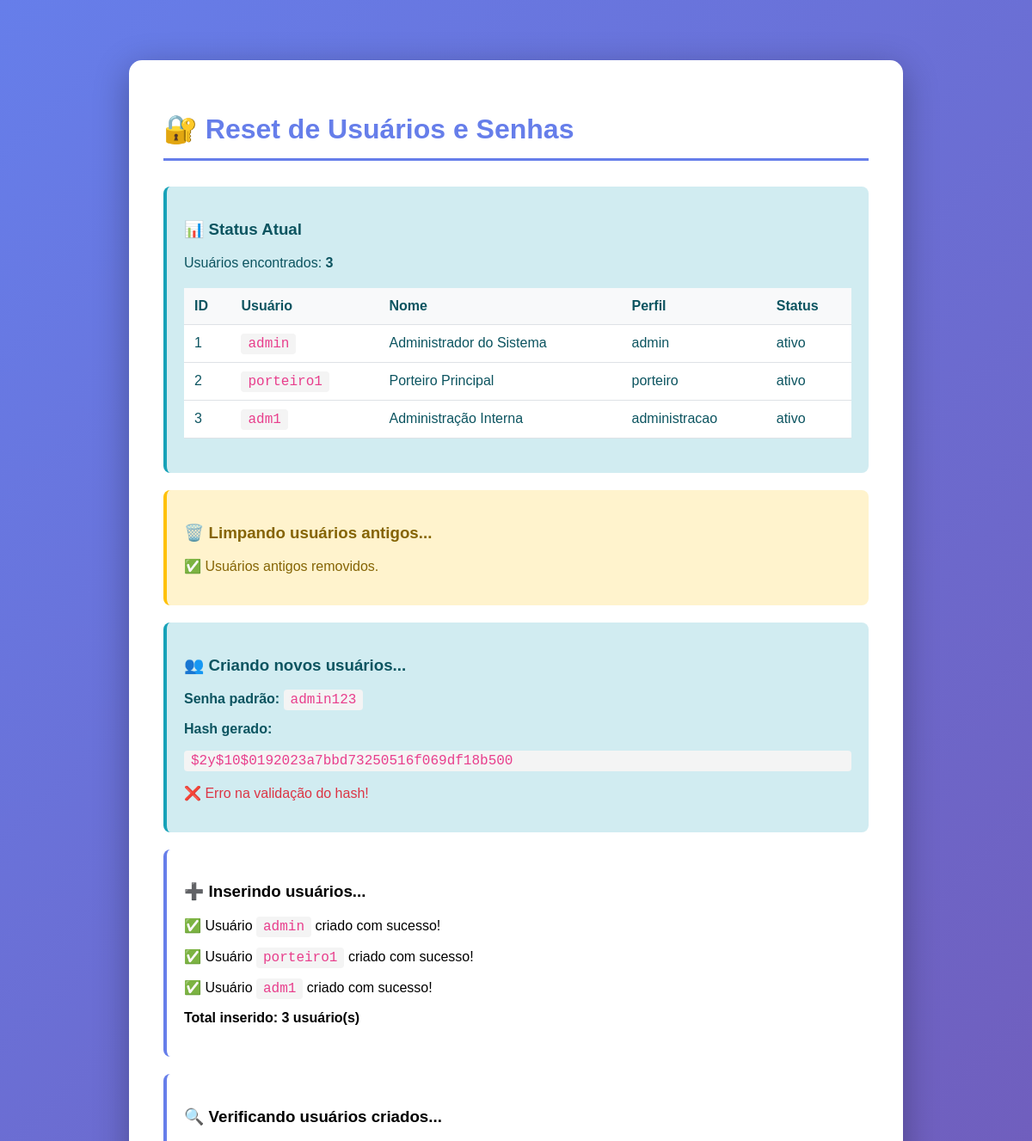
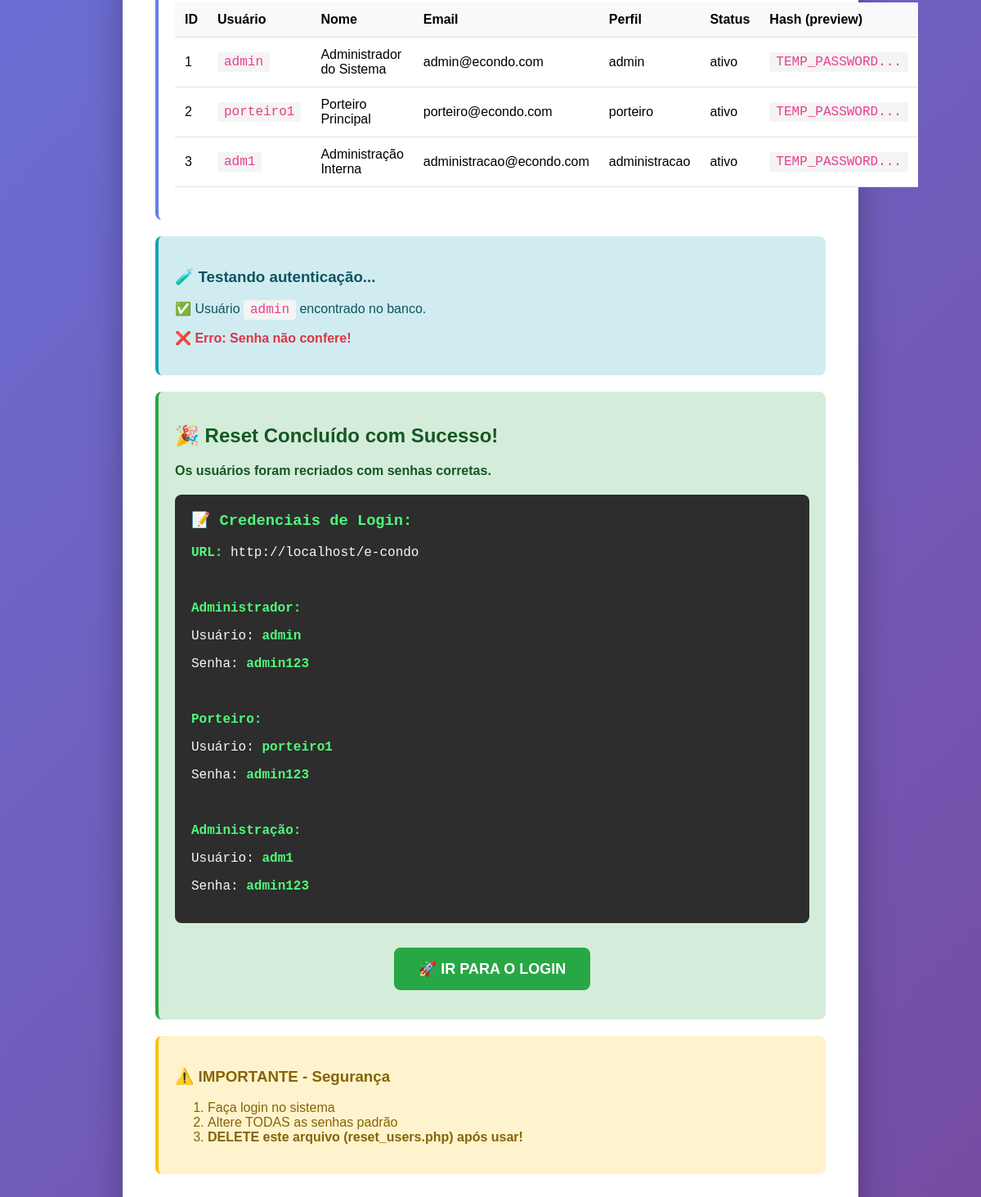
The page /reset_users.php on the database its author committed (2 pictures, top to bottom).
### tables this page shows
CREATE TABLE IF NOT EXISTS users (
    id INT AUTO_INCREMENT PRIMARY KEY,
    username VARCHAR(50) NOT NULL UNIQUE,
    password VARCHAR(255) NOT NULL,
    full_name VARCHAR(100) NOT NULL,
    email VARCHAR(100) NOT NULL,
    role ENUM('admin', 'porteiro', 'administracao') NOT NULL DEFAULT 'porteiro',
    status ENUM('ativo', 'inativo') NOT NULL DEFAULT 'ativo',
    created_at TIMESTAMP DEFAULT CURRENT_TIMESTAMP,
    updated_at TIMESTAMP DEFAULT CURRENT_TIMESTAMP ON UPDATE CURRENT_TIMESTAMP,
    INDEX idx_username (username),
    INDEX idx_role (role),
    INDEX idx_status (status)
);

### reset_users.php (the view, shortened to what this page needs)
<!DOCTYPE html>
<html lang="pt-BR">
<head>
</head>
<body>
    <div class="container">
        <h1>🔐 Reset de Usuários e Senhas</h1>
<?php
try {
    $db = Database::getInstance();
    $pdo = $db->getConnection();
    echo "<div class='box info'>";
    echo "<h3>📊 Status Atual</h3>";
    $stmt = $pdo->query("SELECT id, username, full_name, role, status FROM users");
    $existing_users = $stmt->fetchAll();
    if (count($existing_users) > 0) {
        echo "<p>Usuários encontrados: <strong>" . count($existing_users) . "</strong></p>";
        echo "<table>";
        echo "<tr><th>ID</th><th>Usuário</th><th>Nome</th><th>Perfil</th><th>Status</th></tr>";
        foreach ($existing_users as $user) {
            echo "<tr>";
            echo "<td>{$user['id']}</td>";
            echo "<td><code>{$user['username']}</code></td>";
            echo "<td>{$user['full_name']}</td>";
            echo "<td>{$user['role']}</td>";
            echo "<td>{$user['status']}</td>";
            echo "</tr>";
        }
        echo "</table>";
    } else {
        echo "<p>⚠️ Nenhum usuário encontrado no banco.</p>";
    }
    echo "</div>";
    echo "<div class='box warning'>";
    echo "<h3>🗑️ Limpando usuários antigos...</h3>";
    $pdo->exec("DELETE FROM users");
    echo "<p>✅ Usuários antigos removidos.</p>";
    echo "</div>";
    echo "<div class='box info'>";
    echo "<h3>👥 Criando novos usuários...</h3>";
    $password = 'admin123';
    $hash = password_hash($password, PASSWORD_DEFAULT);
    echo "<p><strong>Senha padrão:</strong> <code>{$password}</code></p>";
    echo "<p><strong>Hash gerado:</strong></p>";
    echo "<code style='word-break: break-all; display: block; margin: 10px 0;'>{$hash}</code>";
    if (password_verify($password, $hash)) {
        echo "<p style='color: #28a745;'>✅ Hash validado com sucesso!</p>";
    } else {
        echo "<p style='color: #dc3545;'>❌ Erro na validação do hash!</p>";
    }
    echo "</div>";
    echo "<div class='box'>";
    echo "<h3>➕ Inserindo usuários...</h3>";
    $users = [
        ['admin', 'Administrador do Sistema', 'admin@econdo.com', 'admin'],
        ['porteiro1', 'Porteiro Principal', 'porteiro@econdo.com', 'porteiro'],
        ['adm1', 'Administração Interna', 'administracao@econdo.com', 'administracao']
    ];
    $inserted = 0;
    foreach ($users as $user) {
        try {
            echo "<p>✅ Usuário <code>{$user[0]}</code> criado com sucesso!</p>";
            $inserted++;
        } catch (PDOException $e) {
            echo "<p style='color: #dc3545;'>❌ Erro ao criar {$user[0]}: {$e->getMessage()}</p>";
        }
    }
    echo "<p><strong>Total inserido: {$inserted} usuário(s)</strong></p>";
    echo "</div>";
    echo "<div class='box'>";
    echo "<h3>🔍 Verificando usuários criados...</h3>";
    $stmt = $pdo->query("SELECT id, username, full_name, email, role, status, LEFT(password, 20) as pwd_preview FROM users ORDER BY id");
    $new_users = $stmt->fetchAll();
    echo "<table>";
    echo "<tr><th>ID</th><th>Usuário</th><th>Nome</th><th>Email</th><th>Perfil</th><th>Status</th><th>Hash (preview)</th></tr>";
    foreach ($new_users as $user) {
        echo "<tr>";
        echo "<td>{$user['id']}</td>";
        echo "<td><code>{$user['username']}</code></td>";
        echo "<td>{$user['full_name']}</td>";
        echo "<td>{$user['email']}</td>";
        echo "<td>{$user['role']}</td>";
        echo "<td>{$user['status']}</td>";
        echo "<td><code>{$user['pwd_preview']}...</code></td>";
        echo "</tr>";
    }
    echo "</table>";
    echo "</div>";
    echo "<div class='box info'>";
    echo "<h3>🧪 Testando autenticação...</h3>";
    $test_username = 'admin';
    $test_password = 'admin123';
    $stmt = $pdo->prepare("SELECT password FROM users WHERE username = ? AND status = 'ativo'");
    $stmt->execute([$test_username]);
    $user = $stmt->fetch();
    if ($user) {
        echo "<p>✅ Usuário <code>{$test_username}</code> encontrado no banco.</p>";
        if (password_verify($test_password, $user['password'])) {
            echo "<p style='color: #28a745; font-weight: bold; font-size: 18px;'>✅ AUTENTICAÇÃO FUNCIONANDO! Senha verificada com sucesso!</p>";
        } else {
            echo "<p style='color: #dc3545; font-weight: bold;'>❌ Erro: Senha não confere!</p>";
        }
    } else {
        echo "<p style='color: #dc3545;'>❌ Usuário não encontrado!</p>";
    }
    echo "</div>";
    echo "<div class='box success'>";
    echo "<h2>🎉 Reset Concluído com Sucesso!</h2>";
    echo "<p><strong>Os usuários foram recriados com senhas corretas.</strong></p>";
    echo "<div class='credentials'>";
    echo "<h3 style='color: #50fa7b; margin-top: 0;'>📝 Credenciais de Login:</h3>";
    echo "<p><strong>URL:</strong> http://localhost/e-condo</p>";
    echo "<br>";
    echo "<p><strong>Administrador:</strong></p>";
    echo "<p>Usuário: <strong>admin</strong></p>";
    echo "<p>Senha: <strong>admin123</strong></p>";
    echo "<br>";
    echo "<p><strong>Porteiro:</strong></p>";
    echo "<p>Usuário: <strong>porteiro1</strong></p>";
    echo "<p>Senha: <strong>admin123</strong></p>";
    echo "<br>";
    echo "<p><strong>Administração:</strong></p>";
    echo "<p>Usuário: <strong>adm1</strong></p>";
    echo "<p>Senha: <strong>admin123</strong></p>";
    echo "</div>";
    echo "<p style='text-align: center; margin-top: 30px;'>";
    echo "<a href='login.php' class='btn'>🚀 IR PARA O LOGIN</a>";
    echo "</p>";
    echo "</div>";
    echo "<div class='box warning'>";
    echo "<h3>⚠️ IMPORTANTE - Segurança</h3>";
    echo "<ol>";
    echo "<li>Faça login no sistema</li>";
    echo "<li>Altere TODAS as senhas padrão</li>";
    echo "<li><strong>DELETE este arquivo (reset_users.php) após usar!</strong></li>";
    echo "</ol>";
    echo "</div>";
} catch (Exception $e) {
    echo "<div class='box error'>";
    echo "<h2>❌ Erro</h2>";
    echo "<p><strong>Mensagem:</strong> {$e->getMessage()}</p>";
    echo "<p><strong>Arquivo:</strong> {$e->getFile()}</p>";
    echo "<p><strong>Linha:</strong> {$e->getLine()}</p>";
    echo "</div>";
}
?>
    </div>
</body>
</html>

### reset_users.php (style rules this page uses)
body { font-family: Arial, sans-serif; max-width: 900px; margin: 50px auto; padding: 20px; background: linear-gradient(135deg, #667eea 0%, #764ba2 100%); }
.container { background: white; padding: 40px; border-radius: 15px; box-shadow: 0 10px 40px rgba(0,0,0,0.3); }
h1 { color: #667eea; border-bottom: 3px solid #667eea; padding-bottom: 15px; margin-bottom: 30px; }
.box { padding: 20px; margin: 20px 0; border-radius: 8px; border-left: 4px solid #667eea; }
.success { background: #d4edda; border-left-color: #28a745; color: #155724; }
.info { background: #d1ecf1; border-left-color: #17a2b8; color: #0c5460; }
.warning { background: #fff3cd; border-left-color: #ffc107; color: #856404; }
table { width: 100%; border-collapse: collapse; margin: 20px 0; background: white; }
th, td { padding: 12px; text-align: left; border-bottom: 1px solid #dee2e6; }
th { background: #f8f9fa; font-weight: bold; }
.btn { display: inline-block; padding: 15px 30px; background: #28a745; color: white; text-decoration: none; border-radius: 8px; font-weight: bold; font-size: 18px; text-align: center; }
code { background: #f4f4f4; padding: 3px 8px; border-radius: 4px; font-family: 'Courier New', monospace; color: #e83e8c; }
.credentials { background: #2d2d2d; color: #f8f8f2; padding: 20px; border-radius: 8px; margin: 20px 0; font-family: 'Courier New', monospace; }
.credentials strong { color: #50fa7b; }

### rows shown on the page
users: id "1", username "admin", full_name "Administrador do Sistema", role "admin", status "ativo", user "admin", email "admin@econdo.com", pwd_preview "TEMP_PASSWORD"
users: id "2", username "porteiro1", full_name "Porteiro Principal", role "porteiro", status "ativo", email "porteiro@econdo.com", pwd_preview "TEMP_PASSWORD"
users: id "3", username "adm1", full_name "Administração Interna", role "administracao", status "ativo", email "administracao@econdo.com", pwd_preview "TEMP_PASSWORD"

### other values the page prints
count($existing_users) "3"
$password "admin123"
$hash "$2y$10$0192023a7bbd73250516f069df18b500"
$inserted "3"
$test_username "admin"
